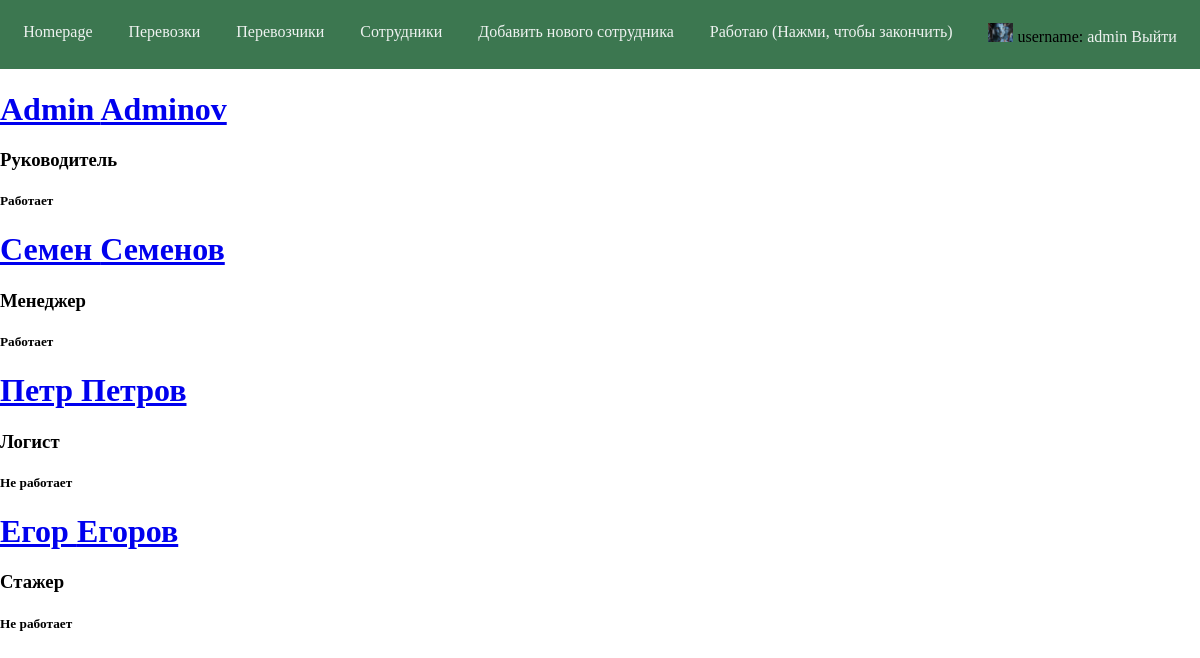
The app's page /list_users/ (signed in) with its own data.
### profiles/models.py (models this page shows, shortened)
class UserInformation(models.Model):
    profile = models.OneToOneField(User, primary_key=True, on_delete=models.CASCADE)
    name = models.CharField(max_length=20)
    surname = models.CharField(max_length=20)
    bio = models.TextField(max_length=250, blank=True)
    post = models.CharField(max_length=30, choices=POST_CHOICES, default='Стажер')
    status = models.BooleanField(default=False)
    profile_image = models.ImageField(
        upload_to='profile_images/',
        default='profile_images/default_profile.jpg',
        null=True,
        blank=True)

### profiles/views.py (the view)
# urls.py: path('list_users/', list_users),
def list_users(request):
    try:
        obj = UserInformation.objects.all()
    except User.DoesNotExist:
        raise Http404
    sort_obj = sorted(obj, key=lambda single_obj:(
        single_obj.post == 'Стажер',
        single_obj.post == 'Логист',
        single_obj.post == 'Менеджер',
        single_obj.post == 'Руководитель',
    ))
    return render(request, 'profiles/list_users.html', {'sort_obj' : sort_obj})

### profiles/templates/profiles/list_users.html (shortened to what this page needs)
{% extends "base.html" %}
{% load static %}
{% block content %}
{% for user in sort_obj %}
    {% if user.name and user.surname %}
        <h1>
            <a href="/profile/{{ user.pk }}">{{ user.name }} {{ user.surname }}</a>
            <h3>{{ user.post }}</h3>
        </h1>
        {% if user.status %}
            <h5>Работает</h5>
        {% else %}
            <h5>Не работает</h5>
        {% endif %}
    {% endif %}
{% endfor %}
{% endblock %}

### templates/base.html (shortened to what this page needs)
{% load static %}
<!DOCTYPE html>
<html lang="en">
<head>
    <link rel="stylesheet" href="{% static 'css/style.css' %}">
</head>
<body>
    {% include 'navbar.html' %}
    {% block content %}
    {% endblock %}
</body>
</html>

### templates/navbar.html (shortened to what this page needs)
<nav>
    <a href="/">Homepage</a>
    {% if user.is_authenticated %}
        <a href="/all_tasks/">Перевозки</a>
        <a href="/allcar/">Перевозчики</a>
        <a href="/list_users/">Сотрудники</a>
        {% if request.user.is_staff %}
        <a href="/register">Добавить нового сотрудника</a>
    {% endif %}
        {% if user.userinformation.status %}
            <a href="/working/{{ user.id }}/">Работаю (Нажми, чтобы закончить)</a>
        {% else %}
            <a href="/working/{{ user.id }}/">Не работаю (Нажми, чтобы начать)</a>
        {% endif %}
    {% endif %}
    <div class="nav-menu">
        {% if user.is_authenticated %}
            <img src="{{ user.userinformation.profile_image.url }}" alt="{{ user }} avatar" width="25">
            <span>username: <a href="/profile/{{ user.id }}">{{ user }}</a></span>
            <a href="/logout">Выйти</a>
        {% else %}
            <a href="/login">Войти</a>
        {% endif %}
    </div>
</nav>

### staticbase/css/style.css (style rules this page uses)
body { margin: 0; }
nav a { color: rgb(238, 242, 240); text-decoration: none; }
nav { padding: 1.45em; background-color: hsl(141, 33%, 35%); display: flex; justify-content: space-between; }

### records on screen
UserInformation: name "Admin", surname "Adminov", post "Руководитель", status "Работает"
UserInformation: name "Семен", surname "Семенов", post "Менеджер", status "Работает"
UserInformation: name "Петр", surname "Петров", post "Логист", status "Не работает"
UserInformation: name "Егор", surname "Егоров", post "Стажер", status "Не работает"

### other values on screen
{{ user }} "admin"
